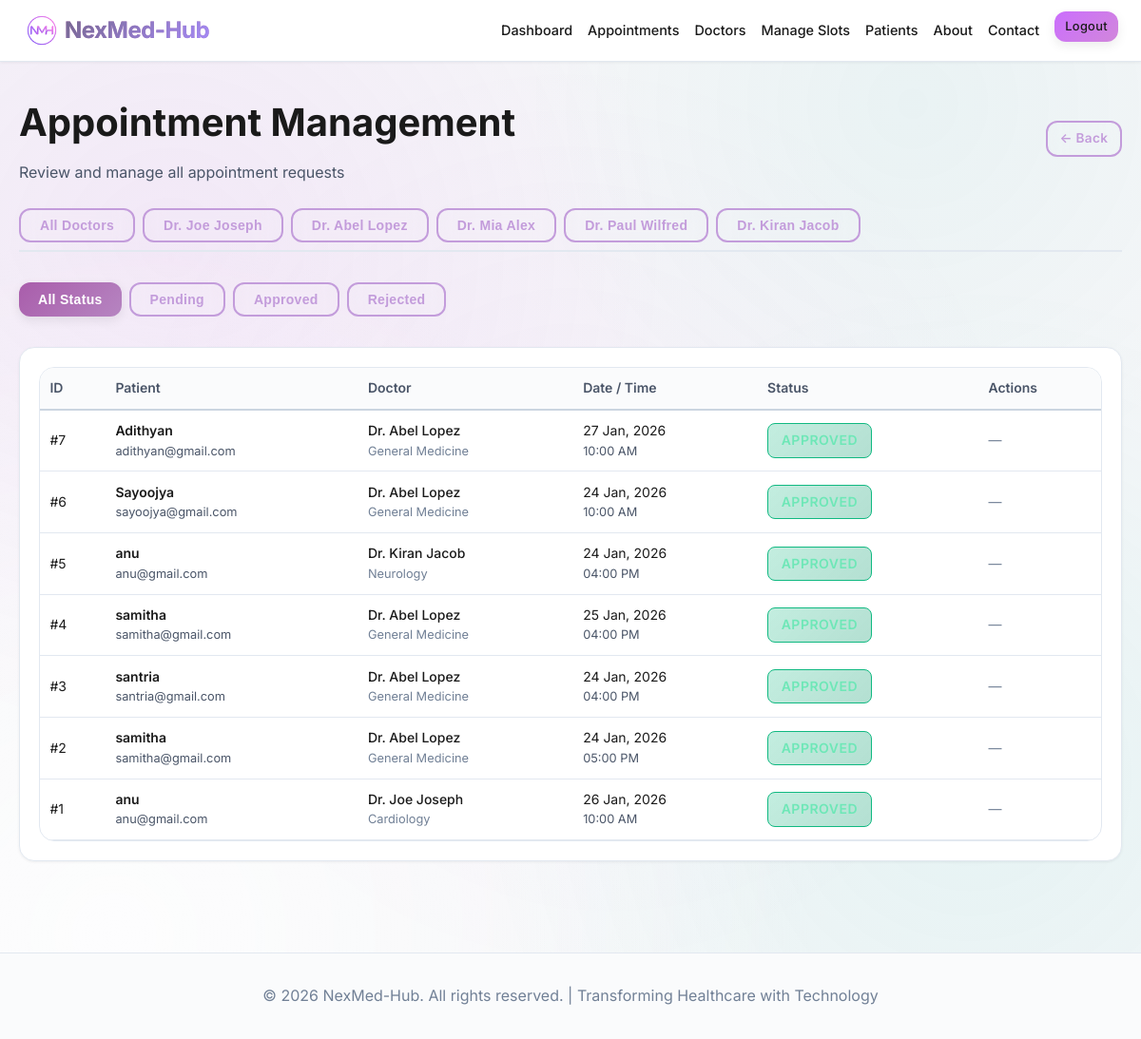
The app's page /admin/appointments (signed in) with its own data.
### models.py (models this page shows, shortened)
class Doctor(db.Model):
    __tablename__ = 'doctors'
    id = db.Column(db.Integer, primary_key=True)
    user_id = db.Column(db.Integer, db.ForeignKey('users.id'), unique=True, nullable=True)  # Link to User for login credentials
    name = db.Column(db.String(100), nullable=False) # Professional name displayed to patients
    specialization = db.Column(db.String(100), nullable=False) # e.g., "Cardiology", "General Physician"
    available_slots_per_day = db.Column(db.Integer, default=10) # Daily appointment capacity
    created_at = db.Column(db.DateTime, default=datetime.utcnow)
    appointments = db.relationship('Appointment', backref='doctor', lazy=True)
    patient_records = db.relationship('PatientRecord', backref='doctor', lazy=True)

class Appointment(db.Model):
    __tablename__ = 'appointments'
    id = db.Column(db.Integer, primary_key=True)
    patient_id = db.Column(db.Integer, db.ForeignKey('users.id'), nullable=False)
    doctor_id = db.Column(db.Integer, db.ForeignKey('doctors.id'), nullable=False)
    appointment_date = db.Column(db.Date, nullable=False)
    appointment_time = db.Column(db.String(10), nullable=False)  # Format: "09:00 AM"
    status = db.Column(db.String(20), default='pending')  # Status workflow: 'pending' -> 'approved' or 'rejected'
    reason = db.Column(db.Text) # Reason for visit provided by patient
    created_at = db.Column(db.DateTime, default=datetime.utcnow)

class User(UserMixin, db.Model):
    __tablename__ = 'users'
    id = db.Column(db.Integer, primary_key=True)
    username = db.Column(db.String(80), unique=True, nullable=False)
    email = db.Column(db.String(120), unique=True, nullable=False) # Used for login and communications
    password_hash = db.Column(db.String(255), nullable=False) # Stored securely hashed
    role = db.Column(db.String(20), nullable=False, default='patient')  # Role-based access control: 'patient', 'admin', or 'doctor'
    created_at = db.Column(db.DateTime, default=datetime.utcnow)
    date_of_birth = db.Column(db.Date, nullable=True) # Required for patients
    appointments = db.relationship('Appointment', backref='patient', lazy=True, foreign_keys='Appointment.patient_id')
    patient_records = db.relationship('PatientRecord', backref='patient', lazy=True)
    doctor_profile = db.relationship('Doctor', backref='user', lazy=True, uselist=False)

### routes/admin.py (the view)
@admin_bp.route('/appointments')
@admin_required
def appointments():
    status_filter = request.args.get('status', 'all')
    doctors = Doctor.query.all()
    if status_filter == 'all':
        all_appointments = Appointment.query.order_by(Appointment.created_at.desc()).all()
    else:
        all_appointments = Appointment.query.filter_by(status=status_filter)\
            .order_by(Appointment.created_at.desc()).all()
    return render_template('admin/appointments.html',
                         appointments=all_appointments,
                         doctors=doctors,
                         status_filter=status_filter)

### app.py (called while the page is built)
@login_manager.user_loader
def load_user(user_id):
    return User.query.get(int(user_id))

### routes/admin.py (called while the page is built)
def admin_required(f):
    @wraps(f)
    @login_required # Ensure user is logged in first
    def decorated_function(*args, **kwargs):
        if current_user.role != 'admin':
            flash('Access denied. Admins only.', 'error')
            return redirect(url_for('index'))
        return f(*args, **kwargs)
    return decorated_function

### templates/admin/appointments.html (shortened to what this page needs)
{% extends "base.html" %}
{% block content %}
<div class="container" style="padding: 2rem 20px;">
    <div class="flex-between mb-3">
        <div>
            <h1 style="font-size: 2.5rem; font-weight: 700; margin-bottom: 0.5rem;">Appointment Management</h1>
            <p style="color: var(--text-secondary); margin-bottom: 0;">Review and manage all appointment requests</p>
        </div>
        <a href="{{ url_for('admin.dashboard') }}" class="btn btn-outline"
            style="padding: 0.4rem 0.8rem; font-size: 0.85rem;">← Back</a>
    </div>
    <div class="tabs-container mb-4">
        <div class="tabs-header"
            style="display: flex; gap: 0.5rem; overflow-x: auto; padding-bottom: 0.5rem; border-bottom: 2px solid var(--border-light);">
            <button class="tab-btn active btn btn-outline" onclick="openTab(event, 'all-doctors')"
                style="white-space: nowrap;">All Doctors</button>
            {% for doctor in doctors %}
            <button class="tab-btn btn btn-outline" onclick="openTab(event, 'doctor-{{ doctor.id }}')"
                style="white-space: nowrap;">{{ doctor.name }}</button>
            {% endfor %}
        </div>
    </div>
    <div style="margin-bottom: 2rem; display: flex; gap: 0.5rem; flex-wrap: wrap;">
        <button onclick="filterStatus('all')" class="btn btn-sm btn-primary status-filter-btn" data-status="all">All
            Status</button>
        <button onclick="filterStatus('pending')" class="btn btn-sm btn-outline status-filter-btn"
            data-status="pending">Pending</button>
        <button onclick="filterStatus('approved')" class="btn btn-sm btn-outline status-filter-btn"
            data-status="approved">Approved</button>
        <button onclick="filterStatus('rejected')" class="btn btn-sm btn-outline status-filter-btn"
            data-status="rejected">Rejected</button>
    </div>
    <div class="card">
        <div class="card-body">
            {% if appointments %}
            <div id="all-doctors" class="tab-content" style="display: block;">
                {% with appointments_list = appointments %}
                {% include 'admin/_appointments_table.html' %}
                {% endwith %}
            </div>
            {% else %}
            <p style="text-align: center; color: var(--text-secondary); padding: 3rem;">No appointments found.</p>
            {% endif %}
        </div>
    </div>
</div>
{% endblock %}

### templates/admin/_appointments_table.html
<div class="table-container" style="padding: 0;">
    <table>
        <thead>
            <tr>
                <th>ID</th>
                <th>Patient</th>
                <th>Doctor</th>
                <th>Date / Time</th>
                <th>Status</th>
                <th>Actions</th>
            </tr>
        </thead>
        <tbody>
            {% for appointment in appointments_list %}
            <tr data-status="{{ appointment.status }}">
                <td>#{{ appointment.id }}</td>
                <td>
                    <div style="font-weight: 600;">{{ appointment.patient.username }}</div>
                    <div style="font-size: 0.8rem; color: var(--text-secondary);">{{ appointment.patient.email }}</div>
                </td>
                <td>
                    <div style="font-weight: 500;">{{ appointment.doctor.name }}</div>
                    <div style="font-size: 0.8rem; color: var(--text-muted);">{{ appointment.doctor.specialization }}
                    </div>
                </td>
                <td>
                    <div>{{ appointment.appointment_date.strftime('%d %b, %Y') }}</div>
                    <div style="font-size: 0.8rem; color: var(--text-secondary);">{{ appointment.appointment_time }}
                    </div>
                </td>
                <td>
                    <span class="badge badge-{{ appointment.status }}">{{ appointment.status|capitalize }}</span>
                </td>
                <td>
                    {% if appointment.status == 'pending' %}
                    <div class="flex gap-1">
                        <a href="{{ url_for('admin.approve_appointment', appointment_id=appointment.id) }}"
                            class="btn btn-success" style="padding: 0.3rem 0.6rem; font-size: 0.75rem;">✓</a>
                        <a href="{{ url_for('admin.reject_appointment', appointment_id=appointment.id) }}"
                            class="btn btn-danger" style="padding: 0.3rem 0.6rem; font-size: 0.75rem;">✕</a>
                    </div>
                    {% else %}
                    <span style="color: var(--text-muted);">—</span>
                    {% endif %}
                </td>
            </tr>
            {% endfor %}
        </tbody>
    </table>
</div>

### records on screen
Doctor: name "Dr. Joe Joseph"
Doctor: name "Dr. Abel Lopez"
Doctor: name "Dr. Mia Alex"
Doctor: name "Dr. Paul Wilfred"
Doctor: name "Dr. Kiran Jacob"
Appointment: id "7", patient.username "Adithyan", patient.email "adithyan@gmail.com", doctor.name "Dr. Abel Lopez", doctor.specialization "General Medicine", appointment_date "27 Jan, 2026", appointment_time "10:00 AM", status "APPROVED"
Appointment: id "6", patient.username "Sayoojya", patient.email "sayoojya@gmail.com", doctor.name "Dr. Abel Lopez", doctor.specialization "General Medicine", appointment_date "24 Jan, 2026", appointment_time "10:00 AM", status "APPROVED"
Appointment: id "5", patient.username "anu", patient.email "anu@gmail.com", doctor.name "Dr. Kiran Jacob", doctor.specialization "Neurology", appointment_date "24 Jan, 2026", appointment_time "04:00 PM", status "APPROVED"
Appointment: id "4", patient.username "samitha", patient.email "samitha@gmail.com", doctor.name "Dr. Abel Lopez", doctor.specialization "General Medicine", appointment_date "25 Jan, 2026", appointment_time "04:00 PM", status "APPROVED"
Appointment: id "3", patient.username "santria", patient.email "santria@gmail.com", doctor.name "Dr. Abel Lopez", doctor.specialization "General Medicine", appointment_date "24 Jan, 2026", appointment_time "04:00 PM", status "APPROVED"
Appointment: id "2", patient.username "samitha", patient.email "samitha@gmail.com", doctor.name "Dr. Abel Lopez", doctor.specialization "General Medicine", appointment_date "24 Jan, 2026", appointment_time "05:00 PM", status "APPROVED"
Appointment: id "1", patient.username "anu", patient.email "anu@gmail.com", doctor.name "Dr. Joe Joseph", doctor.specialization "Cardiology", appointment_date "26 Jan, 2026", appointment_time "10:00 AM", status "APPROVED"
